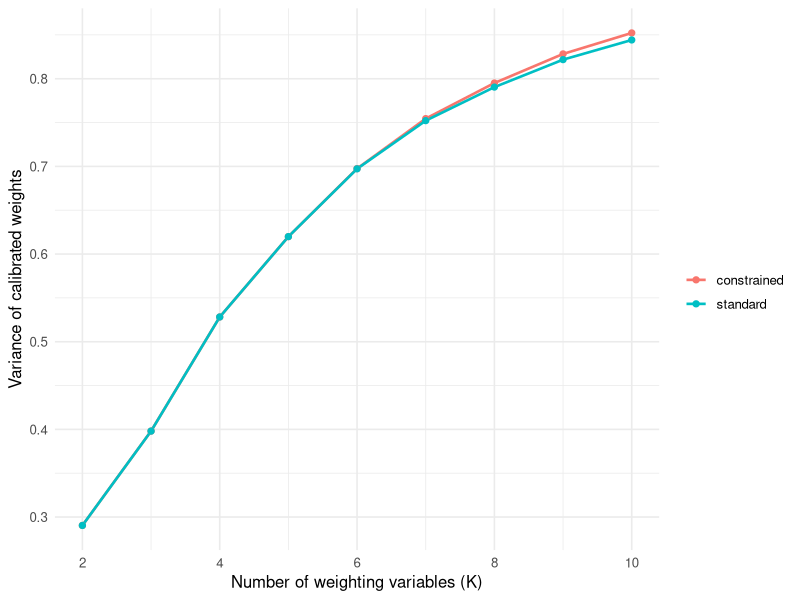
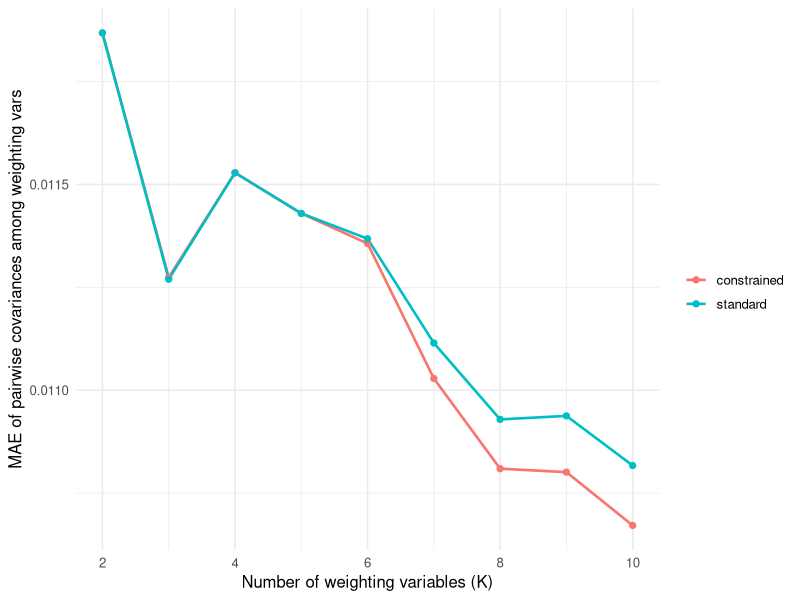
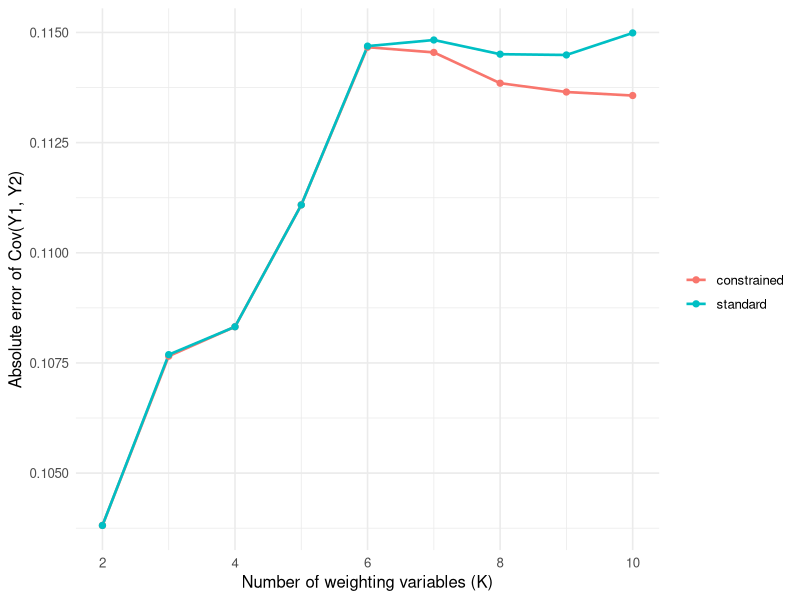

The R script that drew these images, in order:
set.seed(20260309)

suppressPackageStartupMessages({
  library(survey)
  library(ggplot2)
})

weighted_cov <- function(x, y, w) {
  w <- w / sum(w)
  mx <- sum(w * x)
  my <- sum(w * y)
  sum(w * (x - mx) * (y - my))
}

weighted_cov_matrix <- function(mat, w) {
  w <- w / sum(w)
  mu <- colSums(mat * w)
  centered <- sweep(mat, 2, mu, "-")
  zw <- centered * sqrt(w)
  crossprod(zw)
}

simulate_population <- function(N_pop = 90000, p_vars = 10, target_rr = 0.35) {
  z <- rnorm(N_pop)

  X <- matrix(0L, nrow = N_pop, ncol = p_vars)
  for (j in seq_len(p_vars)) {
    strength <- runif(1, 0.35, 0.85)
    shift <- runif(1, -0.5, 0.5)
    eta <- shift + strength * z + rnorm(N_pop, sd = 0.8)
    X[, j] <- rbinom(N_pop, 1, plogis(eta))
  }
  colnames(X) <- paste0("X", seq_len(p_vars))

  beta <- seq(0.75, 0.20, length.out = p_vars)
  lin <- as.vector(X %*% beta + 0.20 * z)
  intercept <- uniroot(function(a) mean(plogis(a + lin)) - target_rr,
                       interval = c(-8, 3))$root
  rho <- plogis(intercept + lin)

  e1 <- rnorm(N_pop)
  e2 <- rnorm(N_pop)
  g1 <- seq(0.30, 0.05, length.out = p_vars)
  g2 <- seq(-0.20, 0.20, length.out = p_vars)
  y1 <- 0.9 * z + as.vector(X %*% g1) + e1
  y2 <- 0.6 * z + as.vector(X %*% g2) + 0.7 * e1 + e2

  list(X = X, rho = rho, y1 = y1, y2 = y2)
}

run_simulation <- function(
  reps = 250,
  sample_n = 3200,
  K_values = 2:10,
  N_pop = 90000,
  p_vars = 10,
  target_rr = 0.25
) {
  pop <- simulate_population(N_pop = N_pop, p_vars = p_vars, target_rr = target_rr)
  X <- pop$X
  rho <- pop$rho
  y1 <- pop$y1
  y2 <- pop$y2

  true_cov_y <- cov(y1, y2)
  true_means <- colMeans(X)

  true_cov_X <- lapply(K_values, function(k) cov(X[, seq_len(k), drop = FALSE]))
  names(true_cov_X) <- as.character(K_values)

  out <- vector("list", length = reps * length(K_values) * 2)
  row_id <- 1L

  safe_calibrate <- function(...) {
    fit <- tryCatch(
      withCallingHandlers(
        calibrate(...),
        warning = function(w) invokeRestart("muffleWarning")
      ),
      error = function(e) NULL
    )

    if (is.null(fit)) {
      return(NULL)
    }
    fit
  }

  for (r in seq_len(reps)) {
    sample_idx <- sample.int(N_pop, sample_n, replace = FALSE)
    responded <- rbinom(sample_n, 1, rho[sample_idx]) == 1
    rr_obs <- mean(responded)
    resp_idx <- sample_idx[responded]
    n_resp <- length(resp_idx)

    if (n_resp < 300) {
      next
    }

    df <- as.data.frame(X[resp_idx, , drop = FALSE])
    df$y1 <- y1[resp_idx]
    df$y2 <- y2[resp_idx]
    base_design <- svydesign(ids = ~1, data = df, weights = ~1)

    for (k in K_values) {
      vars <- paste0("X", seq_len(k))
      form <- as.formula(paste("~", paste(vars, collapse = " + ")))
      pop_totals <- c("(Intercept)" = n_resp, setNames(n_resp * true_means[seq_len(k)], vars))

      std <- safe_calibrate(
        base_design,
        formula = form,
        population = pop_totals,
        calfun = "raking",
        force = TRUE,
        maxit = 300,
        epsilon = 1e-8
      )
      con <- safe_calibrate(
        base_design,
        formula = form,
        population = pop_totals,
        calfun = "raking",
        bounds = c(rr_obs, Inf),
        force = TRUE,
        maxit = 300,
        epsilon = 1e-8
      )

      if (is.null(std) || is.null(con)) {
        next
      }

      for (method in c("standard", "constrained")) {
        design_obj <- if (method == "standard") std else con
        w <- as.numeric(weights(design_obj))
        mat <- as.matrix(df[, vars, drop = FALSE])
        cov_hat <- weighted_cov_matrix(mat, w)
        truth <- true_cov_X[[as.character(k)]]
        off_diag <- upper.tri(cov_hat)
        cov_mae_x <- mean(abs(cov_hat[off_diag] - truth[off_diag]))

        cov_y_hat <- weighted_cov(df$y1, df$y2, w)

        out[[row_id]] <- data.frame(
          rep = r,
          K = k,
          method = method,
          rr_obs = rr_obs,
          weight_var = var(w),
          min_weight = min(w),
          max_weight = max(w),
          cov_mae_x = cov_mae_x,
          cov_abs_err_y = abs(cov_y_hat - true_cov_y)
        )
        row_id <- row_id + 1L
      }
    }
  }

  res <- do.call(rbind, out)
  res <- res[complete.cases(res), ]
  res
}

summarize_results <- function(res) {
  metrics <- c("weight_var", "cov_mae_x", "cov_abs_err_y", "min_weight", "max_weight")
  all_summaries <- lapply(metrics, function(metric) {
    s <- aggregate(res[[metric]], list(method = res$method, K = res$K), function(x) {
      c(mean = mean(x), median = median(x), sd = sd(x))
    })
    s <- do.call(data.frame, s)
    names(s)[3:5] <- paste0(metric, c("_mean", "_median", "_sd"))
    s
  })

  merged <- Reduce(function(a, b) merge(a, b, by = c("method", "K")), all_summaries)
  merged[order(merged$K, merged$method), ]
}

plot_metric <- function(res, yvar, ylab, file_name) {
  p <- ggplot(res, aes(x = K, y = .data[[yvar]], color = method)) +
    stat_summary(fun = mean, geom = "line", linewidth = 0.9) +
    stat_summary(fun = mean, geom = "point", size = 1.8) +
    labs(x = "Number of weighting variables (K)", y = ylab, color = "") +
    theme_minimal(base_size = 12)
  ggsave(file_name, p, width = 8, height = 5, dpi = 160)
}

results <- run_simulation()
summary_table <- summarize_results(results)

write.csv(results, "constraint_simulation_long.csv", row.names = FALSE)
write.csv(summary_table, "constraint_simulation_summary.csv", row.names = FALSE)

plot_metric(results, "weight_var", "Variance of calibrated weights", "constraint_sim_weight_var.png")
plot_metric(results, "cov_mae_x", "MAE of pairwise covariances among weighting vars", "constraint_sim_cov_mae_x.png")
plot_metric(results, "cov_abs_err_y", "Absolute error of Cov(Y1, Y2)", "constraint_sim_cov_err_y.png")

cat("Completed simulation.\n")
cat(sprintf("Rows in long results: %s\n", nrow(results)))
cat("Summary (means) for key metrics:\n")
print(summary_table[, c("method", "K", "weight_var_mean", "cov_mae_x_mean", "cov_abs_err_y_mean")], row.names = FALSE)
